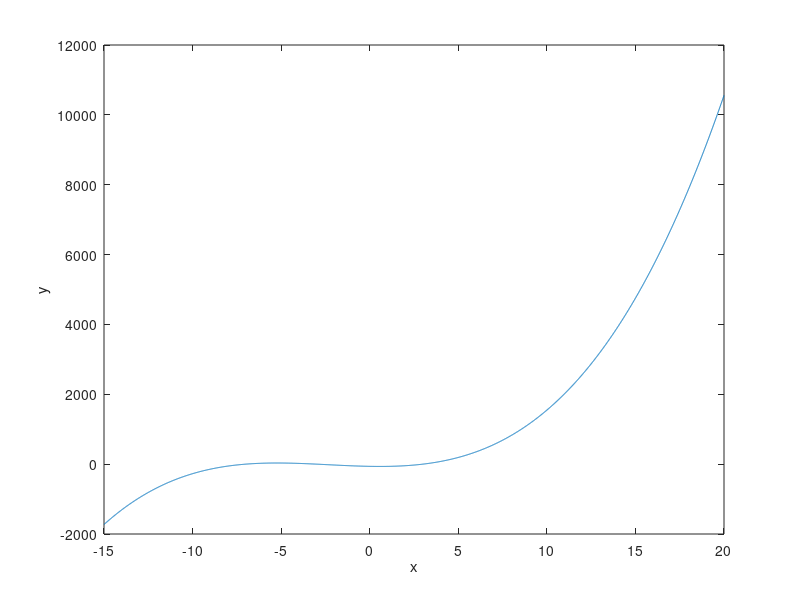

Write MATLAB code to recreate this figure. (Note: this script raises an error after producing the figure.)
%% Question 2(a): roots: -3, 3, -7; plot: −15 ≤ 𝑥 ≤ 20
given_polynomial = [24 0 0 1 18 0];
given_roots = [-3, 3, -7];
polynomial_limit = -15:0.01:20;

obtained_polynomial = poly(given_roots)
plot(polynomial_limit, polyval(obtained_polynomial, polynomial_limit)),xlabel('x'),ylabel('y')

%% Question 2(b): p(𝑥)/d(𝑥)
[quotient, remainder] = deconv(given_polynomial, obtained_polynomial)


%% Question 4(a): vector containing all +ive numbers in the given matrix
given_matrix = [-10, -11, 3; 9.1, 8, pi; -5, 4, -0.12];
positive_vector = given_matrix(given_matrix > 0)'


%% Question 4(b): Find the total of the largest numbers in each row
sum_of_largest_in_row = sum(max(given_matrix, [], 2)) % 2 here means check inside rows instead of columns

%% Question 4(c): 2x3 matrix from first & last row
new_2x3_matrix = [given_matrix(1,:); given_matrix(end,:)]

%% Question 6: calculate pressure and temprature
altitude_limit = 200:input("Input range step in ft: "):8000;

[ pressure, temprature ] = pressure_and_temprature(altitude_limit)
plot(altitude_limit, temprature),xlabel('Altitude (h)'),ylabel('Temprature (t)')


%% Question 8: calculate cost of call
time_of_call = input('Time of your call (day: 8AM - 6PM, evening: 6PM - 12AM, night: 12AM - 8AM): ', 's');
duration = input('Duration of your call: ');

total_cost = cost_of_call(time_of_call, duration)


%% Question 10:

% Create structure array with 3 engineers
eng(1).name = 'Zaid';
eng(1).area = 'Software';
eng(1).experience = [2018 1; 2019 2; 2021 1; 2022 2];

eng(2).name = 'Bari';
eng(2).area = 'IT';
eng(2).experience = [2018 3; 2019 1; 2021 2; 2022 1];

eng(3).name = 'Ali';
eng(3).area = 'Civil';
eng(3).experience = [2018 2; 2019 3; 2021 1; 2022 2];

% Show last engineers name
last_engineer_name = eng(3).name

experience_before_change = eng(3).experience

% change number of projects
new_number_of_projects = eng(3).experience(4,2) * 2;
eng(3).experience(4,2) = new_number_of_projects;

experience_after_change = eng(3).experience

% added for octave UBUNTU support
% pkg load io

% Read data from excel and update structure
eng(1).experience = xlsread('eng_data.xlsx', 'data', 'A2:B5');
eng(2).experience = xlsread('eng_data.xlsx', 'data', 'D2:E5');
eng(3).experience = xlsread('eng_data.xlsx', 'data', 'G2:H5');


% Display the structure as table
struct2table(eng)

while(waitforbuttonpress()==0) pause(1) end
%%
